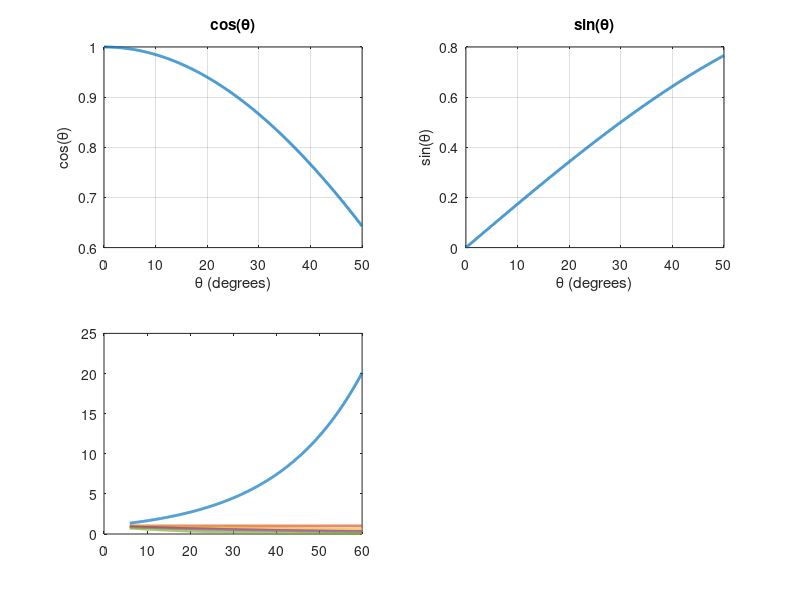

This figure's MATLAB source: (Note: this script raises an error after producing the figure.)
clear; clc; close all;

%% ---- Parameter ranges ----
theta = linspace(0, 50, 1000);              % degrees
t     = linspace(6, 60, 1500);              % time / parameter
M_vals = [-0.05, 0, 0.01, 0.02, 0.05];          % several M values to compare

%% ---- Component calculations ----
cos_theta = cosd(theta);
sin_theta = sind(theta);

sin_03t = sin(0.3 * t);

% For exp(-M t) we need a matrix t-by-M
[TT, MM] = meshgrid(t, M_vals);
exp_term = exp(-MM .* TT);

%% ---- Plotting ----
figure('Name', 'Component Plots', 'NumberTitle', 'off');

% 1) cos(theta)
subplot(2,2,1)
plot(theta, cos_theta, 'LineWidth', 2)
title('cos(\theta)')
xlabel('\theta (degrees)')
ylabel('cos(\theta)')
grid on

% 2) sin(theta)
subplot(2,2,2)
plot(theta, sin_theta, 'LineWidth', 2)
title('sin(\theta)')
xlabel('\theta (degrees)')
ylabel('sin(\theta)')
grid on

% 3) exp(-M t) for different M values
subplot(2,2,3)
plot(t, exp_term, 'LineWidth', 2)
legendStrings = "M = " + string(M_vals);
legend(legendStrings, 'Location', 'northeast')
title('e^{-Mt} for different M values')
xlabel('t')
ylabel('e^{-Mt}')
grid on

% 4) sin(0.3t)
subplot(2,2,4)
plot(t, sin_03t, 'LineWidth', 2)
title('sin(0.3t)')
xlabel('t')
ylabel('sin(0.3t)')
grid on